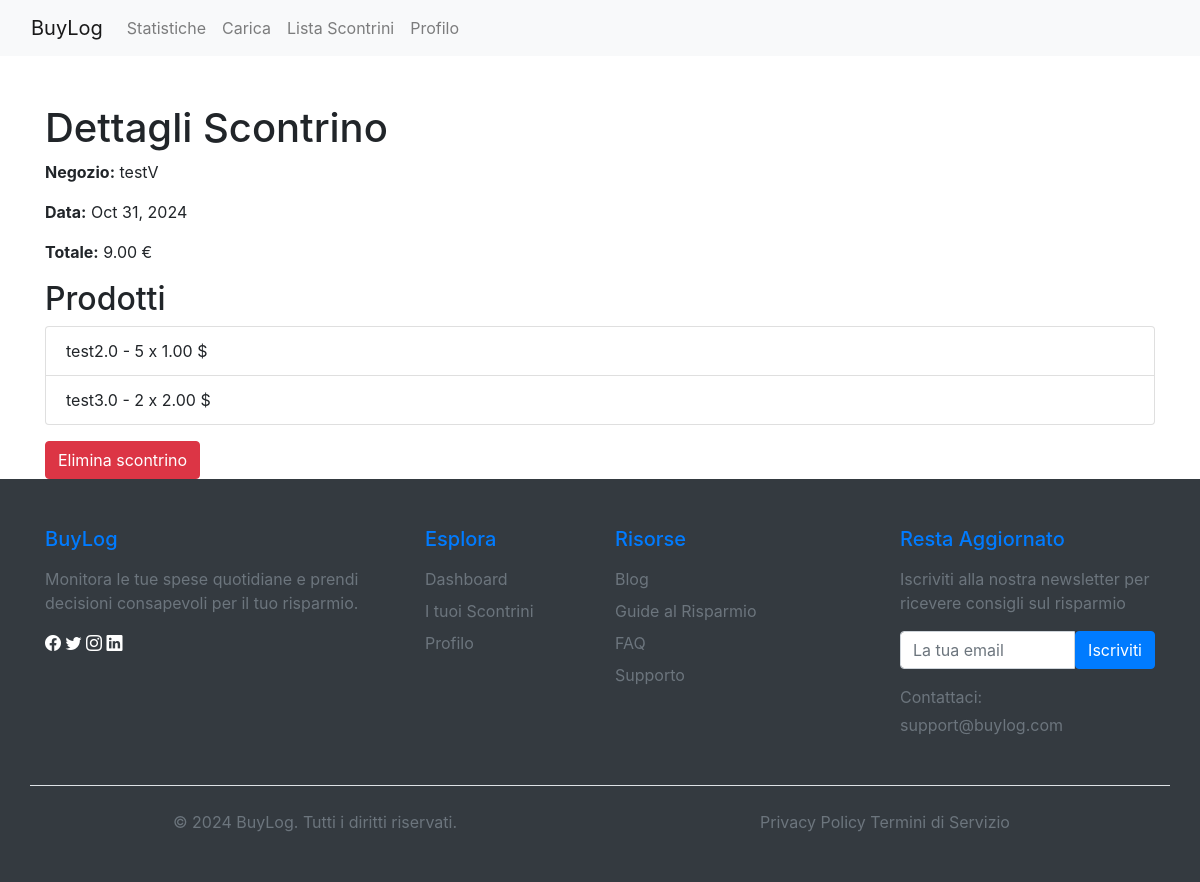
/scontrini/dettagli/53/ (signed in), run on the app's committed database.
### scontrini/models.py (models this page shows, shortened)
class Scontrino(models.Model):
    utente = models.ForeignKey(User, on_delete=models.CASCADE)
    negozio = models.ForeignKey(Negozio, on_delete=models.CASCADE)
    data = models.DateTimeField()
    totale = models.DecimalField(
        max_digits=10, decimal_places=2, default=0.00)  # Aggiungi questo campo
    class Meta:
        verbose_name_plural = 'Scontrini'

class Negozio(models.Model):
    nome = models.CharField(max_length=100)
    recensione_media = models.FloatField(null=True, blank=True)
    class Meta:
        verbose_name_plural = 'Negozi'

class ListaProdotti(models.Model):
    scontrino = models.ForeignKey(
        Scontrino, on_delete=models.CASCADE, related_name='prodotti')
    prodotto = models.ForeignKey(Prodotto, on_delete=models.CASCADE)
    quantita = models.IntegerField()
    prezzo_unitario = models.DecimalField(max_digits=6, decimal_places=2)
    class Meta:
        verbose_name_plural = 'ListaProdotti'

class Prodotto(models.Model):
    nome = models.CharField(max_length=100)
    class Meta:
        verbose_name_plural = 'Prodotti'

### scontrini/views.py (the view)
@login_required
def dettagli_scontrino(request, scontrino_id):
    scontrino = get_object_or_404(
        Scontrino, id=scontrino_id, utente=request.user)
    prodotti = scontrino.prodotti.all()
    return render(request, 'scontrini/dettagli_scontrino.html', {'scontrino': scontrino, 'prodotti': prodotti})

### scontrini/templates/scontrini/dettagli_scontrino.html (shortened to what this page needs)
{% extends 'scontrini/base.html' %}
{% block content %}
<div class="container mt-5">
    <h1>Dettagli Scontrino</h1>
    <p><strong>Negozio:</strong> {{ scontrino.negozio.nome }}</p>
    <p><strong>Data:</strong> {{ scontrino.data|date:"M d, Y" }}</p>
    <p><strong>Totale:</strong> {{ scontrino.totale }} €</p>
    <h2>Prodotti</h2>
    <ul class="list-group">
        {% for prodotto in prodotti %}
        <li class="list-group-item">{{ prodotto.prodotto.nome }} - {{ prodotto.quantita }} x {{ prodotto.prezzo_unitario }} $</li>
        {% endfor %}
    </ul>
    <button class="btn btn-danger mt-3" data-toggle="modal" data-target="#deleteModal">Elimina scontrino</button>
</div>
{% endblock %}

### static/css/style.css (style rules this page uses)
body { min-height: 100vh; display: flex; flex-direction: column; }

### data on the page
Scontrino: negozio.nome "testV", data "Oct 31, 2024", totale "9.00"
ListaProdotti: prodotto.nome "test2.0", quantita "5", prezzo_unitario "1.00"
ListaProdotti: prodotto.nome "test3.0", quantita "2", prezzo_unitario "2.00"
